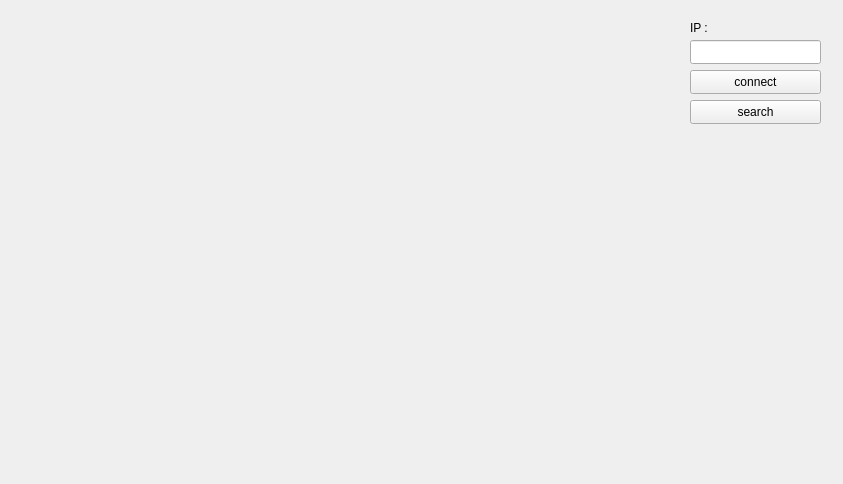
<?xml version="1.0" encoding="UTF-8"?>
<ui version="4.0">
 <class>MainWindow</class>
 <widget class="QMainWindow" name="MainWindow">
  <property name="geometry">
   <rect>
    <x>0</x>
    <y>0</y>
    <width>843</width>
    <height>484</height>
   </rect>
  </property>
  <property name="windowTitle">
   <string>MainWindow</string>
  </property>
  <widget class="QWidget" name="centralWidget">
   <widget class="QPushButton" name="id_btn_connect">
    <property name="geometry">
     <rect>
      <x>690</x>
      <y>70</y>
      <width>131</width>
      <height>24</height>
     </rect>
    </property>
    <property name="text">
     <string>connect</string>
    </property>
   </widget>
   <widget class="QLineEdit" name="lineEdit">
    <property name="geometry">
     <rect>
      <x>690</x>
      <y>40</y>
      <width>131</width>
      <height>24</height>
     </rect>
    </property>
   </widget>
   <widget class="QLabel" name="label">
    <property name="geometry">
     <rect>
      <x>690</x>
      <y>20</y>
      <width>31</width>
      <height>16</height>
     </rect>
    </property>
    <property name="sizePolicy">
     <sizepolicy hsizetype="Preferred" vsizetype="Preferred">
      <horstretch>0</horstretch>
      <verstretch>0</verstretch>
     </sizepolicy>
    </property>
    <property name="text">
     <string>IP :</string>
    </property>
   </widget>
   <widget class="QPushButton" name="id_btn_search">
    <property name="geometry">
     <rect>
      <x>690</x>
      <y>100</y>
      <width>131</width>
      <height>24</height>
     </rect>
    </property>
    <property name="text">
     <string>search</string>
    </property>
   </widget>
  </widget>
 </widget>
 <layoutdefault spacing="6" margin="11"/>
 <resources/>
 <connections/>
</ui>
